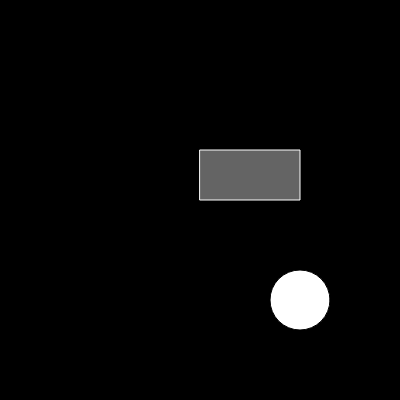
Frame 1 (no input)
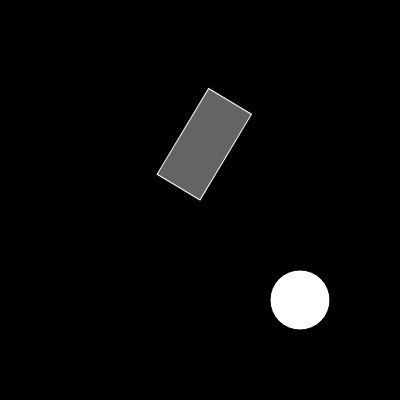
Frame 60 (no input)
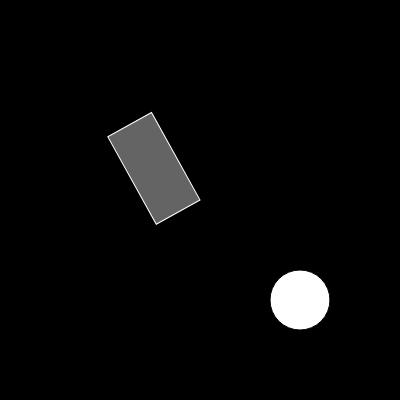
Frame 120 (the mouse pressed at the canvas centre since frame 60)

The p5.js sketch that drew these frames (run headless with seeded random() and noise() and a simulated clock; from frame 60 on, the mouse is pressed at the canvas centre):

// p5.js sketch
// ── sketch.js
let angle = 0;
function setup() {
  createCanvas(400, 400);
  angleMode(DEGREES)
  // rectMode(CENTER)
}

function draw() {
  background(0);
  
  push()
  translate(200,200)
  // scale(mouseX/100,mouseY/100)
  scale(1,-1)
  rotate(angle)
  stroke(255)
  fill(100)
  rect(0,0,100,50)
  pop()
  
  angle +=1;
  
  ellipse(300,300,60)
}
